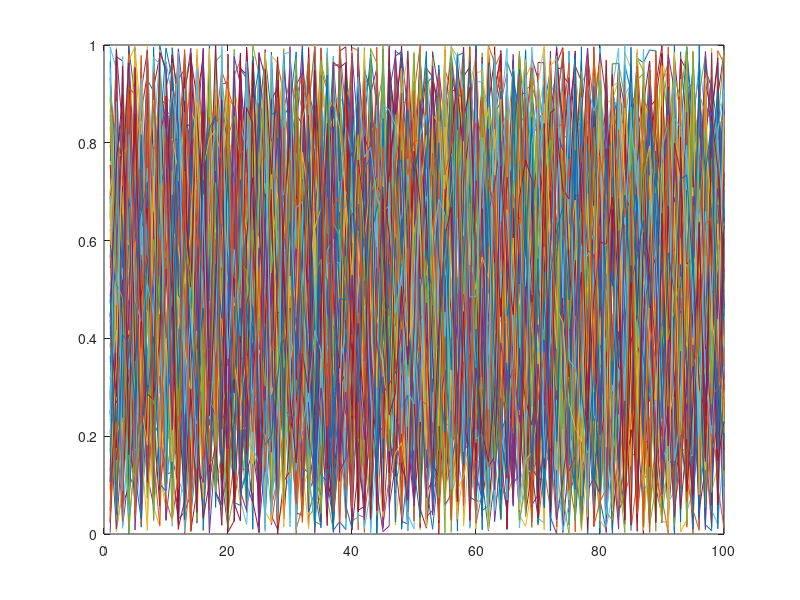

Reproduce this figure in MATLAB.
% This program generates random variables between -5 to +5
% Author : Aravind D. Charkravarti
%          PT-2017
%          Machine Learning and Intelligent Systems
%          M S Ramaiah University of Applies Science
%          Bangalore

clc;
clear;
close all;

% Create random numbers of size 100x100 
random_var = rand (100, 100); 

% Just for fun plot them!
plot (random_var);
